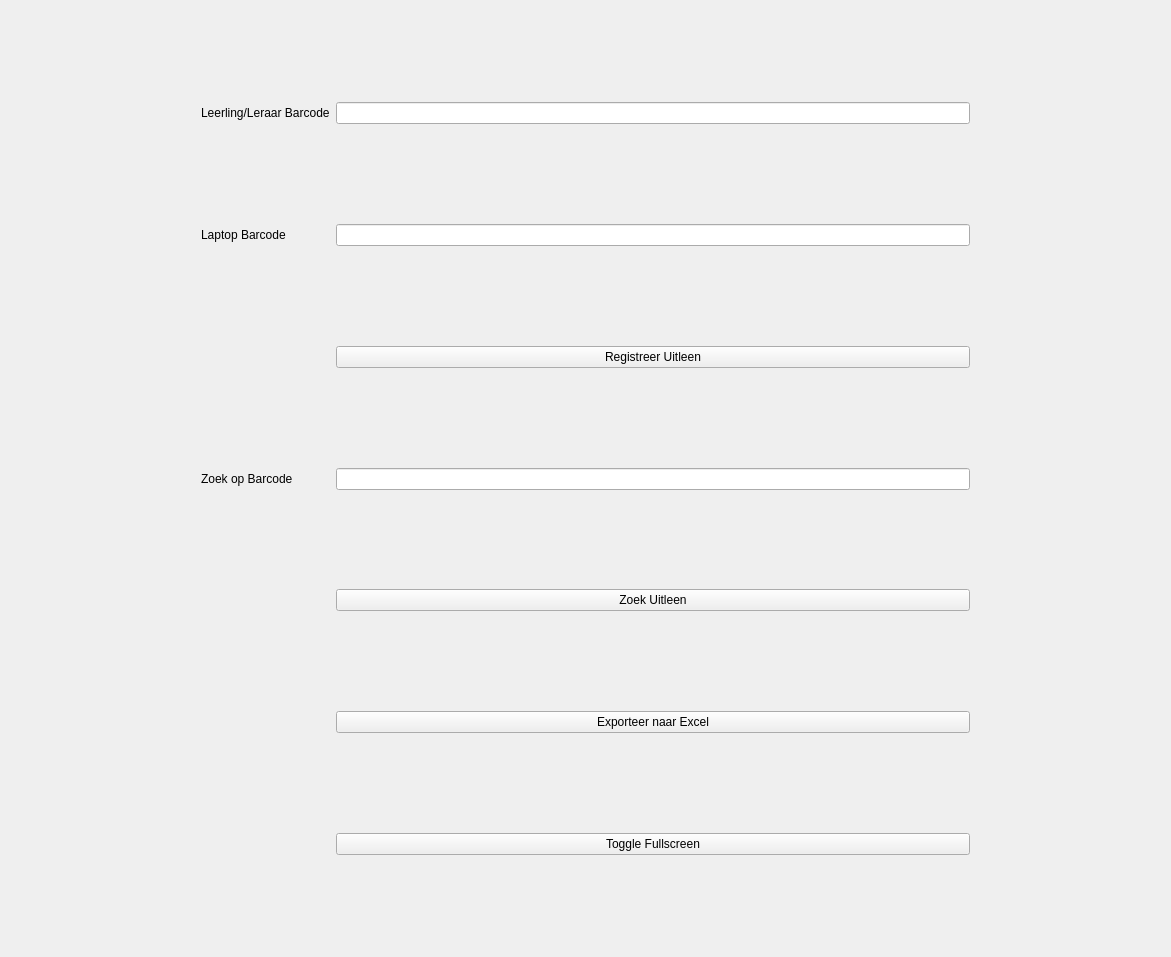
<?xml version="1.0" encoding="UTF-8"?>
<ui version="4.0">
 <class>LaptopUitleenSysteem</class>
 <widget class="QMainWindow" name="LaptopUitleenSysteem">
  <property name="geometry">
   <rect>
    <x>0</x>
    <y>0</y>
    <width>1171</width>
    <height>957</height>
   </rect>
  </property>
  <property name="windowTitle">
   <string>Laptop Uitleen Systeem</string>
  </property>
  <widget class="QWidget" name="centralwidget">
   <layout class="QGridLayout" name="gridLayout_2" columnstretch="50,200,50">
    <item row="0" column="1">
     <layout class="QGridLayout" name="gridLayout" rowstretch="0,0,0,0,0,0,0,0,0,0,0,0,0,0,0">
      <property name="verticalSpacing">
       <number>7</number>
      </property>
      <item row="7" column="0">
       <widget class="QLabel" name="LaptopBarcodeZoekLabel">
        <property name="text">
         <string>Zoek op Barcode</string>
        </property>
       </widget>
      </item>
      <item row="12" column="1">
       <spacer name="verticalSpacer_6">
        <property name="orientation">
         <enum>Qt::Vertical</enum>
        </property>
        <property name="sizeHint" stdset="0">
         <size>
          <width>20</width>
          <height>40</height>
         </size>
        </property>
       </spacer>
      </item>
      <item row="4" column="1">
       <spacer name="verticalSpacer_2">
        <property name="orientation">
         <enum>Qt::Vertical</enum>
        </property>
        <property name="sizeHint" stdset="0">
         <size>
          <width>20</width>
          <height>40</height>
         </size>
        </property>
       </spacer>
      </item>
      <item row="6" column="1">
       <spacer name="verticalSpacer_3">
        <property name="orientation">
         <enum>Qt::Vertical</enum>
        </property>
        <property name="sizeHint" stdset="0">
         <size>
          <width>20</width>
          <height>40</height>
         </size>
        </property>
       </spacer>
      </item>
      <item row="1" column="1">
       <widget class="QLineEdit" name="PersoonBarcodeLineEdit"/>
      </item>
      <item row="9" column="1">
       <widget class="QPushButton" name="ZoekUitleenButton">
        <property name="text">
         <string>Zoek Uitleen</string>
        </property>
       </widget>
      </item>
      <item row="11" column="1">
       <widget class="QPushButton" name="ExporteerNaarExcelButton">
        <property name="text">
         <string>Exporteer naar Excel</string>
        </property>
       </widget>
      </item>
      <item row="3" column="1">
       <widget class="QLineEdit" name="LaptopBarcodeLineEdit"/>
      </item>
      <item row="5" column="1">
       <widget class="QPushButton" name="RegistreerUitleenButton">
        <property name="text">
         <string>Registreer Uitleen</string>
        </property>
       </widget>
      </item>
      <item row="3" column="0">
       <widget class="QLabel" name="LaptopBarcodeLabel">
        <property name="text">
         <string>Laptop Barcode</string>
        </property>
       </widget>
      </item>
      <item row="7" column="1">
       <widget class="QLineEdit" name="ZoekLaptopBarcodeLineEdit"/>
      </item>
      <item row="10" column="1">
       <spacer name="verticalSpacer_5">
        <property name="orientation">
         <enum>Qt::Vertical</enum>
        </property>
        <property name="sizeHint" stdset="0">
         <size>
          <width>20</width>
          <height>40</height>
         </size>
        </property>
       </spacer>
      </item>
      <item row="0" column="1">
       <spacer name="verticalSpacer_7">
        <property name="orientation">
         <enum>Qt::Vertical</enum>
        </property>
        <property name="sizeHint" stdset="0">
         <size>
          <width>20</width>
          <height>40</height>
         </size>
        </property>
       </spacer>
      </item>
      <item row="13" column="1">
       <widget class="QPushButton" name="ToggleFullscreenButton">
        <property name="text">
         <string>Toggle Fullscreen</string>
        </property>
       </widget>
      </item>
      <item row="2" column="1">
       <spacer name="verticalSpacer">
        <property name="orientation">
         <enum>Qt::Vertical</enum>
        </property>
        <property name="sizeHint" stdset="0">
         <size>
          <width>20</width>
          <height>40</height>
         </size>
        </property>
       </spacer>
      </item>
      <item row="8" column="1">
       <spacer name="verticalSpacer_4">
        <property name="orientation">
         <enum>Qt::Vertical</enum>
        </property>
        <property name="sizeHint" stdset="0">
         <size>
          <width>20</width>
          <height>40</height>
         </size>
        </property>
       </spacer>
      </item>
      <item row="14" column="1">
       <spacer name="verticalSpacer_8">
        <property name="orientation">
         <enum>Qt::Vertical</enum>
        </property>
        <property name="sizeHint" stdset="0">
         <size>
          <width>20</width>
          <height>40</height>
         </size>
        </property>
       </spacer>
      </item>
      <item row="1" column="0">
       <widget class="QLabel" name="LeerlingPersoneelBarcodeLabel">
        <property name="text">
         <string>Leerling/Leraar Barcode</string>
        </property>
       </widget>
      </item>
      <item row="0" column="0">
       <spacer name="verticalSpacer_9">
        <property name="orientation">
         <enum>Qt::Vertical</enum>
        </property>
        <property name="sizeHint" stdset="0">
         <size>
          <width>20</width>
          <height>40</height>
         </size>
        </property>
       </spacer>
      </item>
      <item row="2" column="0">
       <spacer name="verticalSpacer_10">
        <property name="orientation">
         <enum>Qt::Vertical</enum>
        </property>
        <property name="sizeHint" stdset="0">
         <size>
          <width>20</width>
          <height>40</height>
         </size>
        </property>
       </spacer>
      </item>
      <item row="4" column="0">
       <spacer name="verticalSpacer_11">
        <property name="orientation">
         <enum>Qt::Vertical</enum>
        </property>
        <property name="sizeHint" stdset="0">
         <size>
          <width>20</width>
          <height>40</height>
         </size>
        </property>
       </spacer>
      </item>
      <item row="6" column="0">
       <spacer name="verticalSpacer_12">
        <property name="orientation">
         <enum>Qt::Vertical</enum>
        </property>
        <property name="sizeHint" stdset="0">
         <size>
          <width>20</width>
          <height>40</height>
         </size>
        </property>
       </spacer>
      </item>
      <item row="8" column="0">
       <spacer name="verticalSpacer_13">
        <property name="orientation">
         <enum>Qt::Vertical</enum>
        </property>
        <property name="sizeHint" stdset="0">
         <size>
          <width>20</width>
          <height>40</height>
         </size>
        </property>
       </spacer>
      </item>
      <item row="10" column="0">
       <spacer name="verticalSpacer_14">
        <property name="orientation">
         <enum>Qt::Vertical</enum>
        </property>
        <property name="sizeHint" stdset="0">
         <size>
          <width>20</width>
          <height>40</height>
         </size>
        </property>
       </spacer>
      </item>
      <item row="12" column="0">
       <spacer name="verticalSpacer_16">
        <property name="orientation">
         <enum>Qt::Vertical</enum>
        </property>
        <property name="sizeHint" stdset="0">
         <size>
          <width>20</width>
          <height>40</height>
         </size>
        </property>
       </spacer>
      </item>
      <item row="14" column="0">
       <spacer name="verticalSpacer_17">
        <property name="orientation">
         <enum>Qt::Vertical</enum>
        </property>
        <property name="sizeHint" stdset="0">
         <size>
          <width>20</width>
          <height>40</height>
         </size>
        </property>
       </spacer>
      </item>
     </layout>
    </item>
    <item row="0" column="2">
     <spacer name="horizontalSpacer">
      <property name="orientation">
       <enum>Qt::Horizontal</enum>
      </property>
      <property name="sizeHint" stdset="0">
       <size>
        <width>40</width>
        <height>20</height>
       </size>
      </property>
     </spacer>
    </item>
    <item row="0" column="0">
     <spacer name="horizontalSpacer_2">
      <property name="orientation">
       <enum>Qt::Horizontal</enum>
      </property>
      <property name="sizeHint" stdset="0">
       <size>
        <width>40</width>
        <height>20</height>
       </size>
      </property>
     </spacer>
    </item>
   </layout>
  </widget>
  <widget class="QMenuBar" name="menubar">
   <property name="geometry">
    <rect>
     <x>0</x>
     <y>0</y>
     <width>1171</width>
     <height>26</height>
    </rect>
   </property>
  </widget>
 </widget>
 <resources/>
 <connections/>
</ui>
